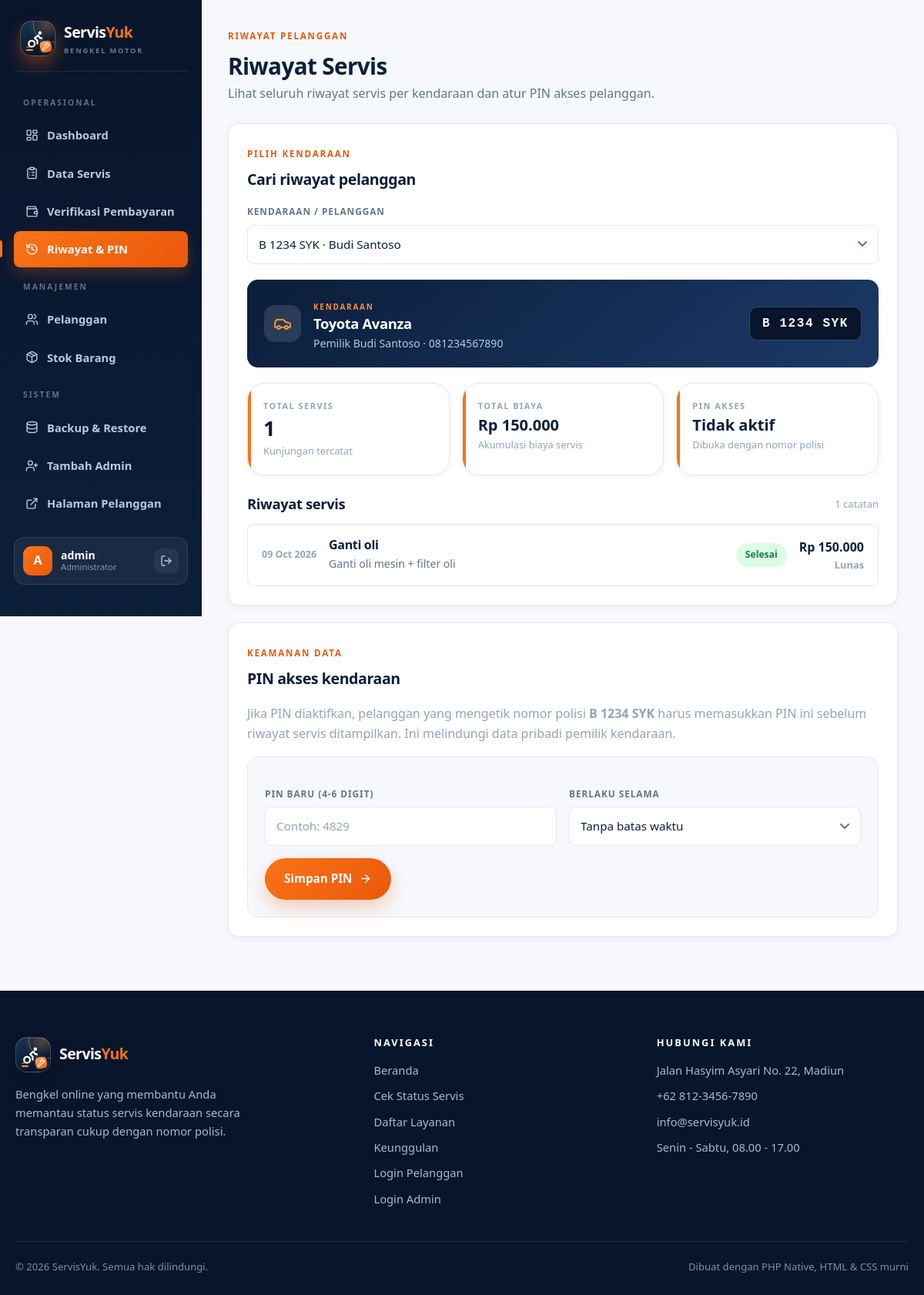
The app's page /backend/admin/riwayat.php (signed in) with its own data.
### tables this page shows
CREATE TABLE IF NOT EXISTS vehicles (
 id INT UNSIGNED AUTO_INCREMENT PRIMARY KEY,
 customer_id INT UNSIGNED NOT NULL,
 plate_number VARCHAR(20) NOT NULL,
 brand VARCHAR(80) DEFAULT NULL,
 model VARCHAR(80) DEFAULT NULL,
 year SMALLINT UNSIGNED DEFAULT NULL,
 created_at TIMESTAMP DEFAULT CURRENT_TIMESTAMP,
 UNIQUE KEY unique_plate_number (plate_number),
 CONSTRAINT fk_vehicles_customer FOREIGN KEY (customer_id) REFERENCES customers(id) ON DELETE CASCADE
);

CREATE TABLE IF NOT EXISTS customers (
 id INT UNSIGNED AUTO_INCREMENT PRIMARY KEY,
 name VARCHAR(120) NOT NULL,
 phone VARCHAR(30) DEFAULT NULL,
 email VARCHAR(120) DEFAULT NULL,
 created_at TIMESTAMP DEFAULT CURRENT_TIMESTAMP
);

CREATE TABLE IF NOT EXISTS service_records (
 id INT UNSIGNED AUTO_INCREMENT PRIMARY KEY,
 vehicle_id INT UNSIGNED NOT NULL,
 service_type_id INT UNSIGNED DEFAULT NULL,
 description TEXT DEFAULT NULL,
 status ENUM('Menunggu Pemeriksaan','Sedang Diperbaiki','Menunggu Suku Cadang','Selesai','Siap Diambil','Dibatalkan') NOT NULL DEFAULT 'Menunggu Pemeriksaan',
 service_date DATE NOT NULL,
 estimated_done DATETIME DEFAULT NULL,
 cost DECIMAL(12,2) NOT NULL DEFAULT 0,
 completed_at DATETIME DEFAULT NULL,
 created_at TIMESTAMP DEFAULT CURRENT_TIMESTAMP,
 KEY idx_service_records_vehicle (vehicle_id),
 KEY idx_service_records_status (status),
 CONSTRAINT fk_service_records_vehicle FOREIGN KEY (vehicle_id) REFERENCES vehicles(id) ON DELETE CASCADE,
 CONSTRAINT fk_service_records_type FOREIGN KEY (service_type_id) REFERENCES service_types(id) ON DELETE SET NULL
);

CREATE TABLE IF NOT EXISTS service_types (
 id INT UNSIGNED AUTO_INCREMENT PRIMARY KEY,
 name VARCHAR(100) NOT NULL,
 description TEXT DEFAULT NULL,
 base_price DECIMAL(12,2) NOT NULL DEFAULT 0,
 created_at TIMESTAMP DEFAULT CURRENT_TIMESTAMP,
 UNIQUE KEY unique_service_type_name (name)
);

CREATE TABLE IF NOT EXISTS payments (
 id INT UNSIGNED AUTO_INCREMENT PRIMARY KEY,
 service_record_id INT UNSIGNED NOT NULL,
 amount DECIMAL(12,2) NOT NULL DEFAULT 0,
 method ENUM('Tunai','Transfer','Kartu','QRIS') NOT NULL DEFAULT 'Tunai',
 status ENUM('Belum Dibayar','Menunggu Verifikasi','Lunas','Ditolak') NOT NULL DEFAULT 'Belum Dibayar',
 paid_at DATETIME DEFAULT NULL,
 proof_path VARCHAR(255) DEFAULT NULL,
 verified_at DATETIME DEFAULT NULL,
 verified_by INT UNSIGNED DEFAULT NULL,
 note VARCHAR(255) DEFAULT NULL,
 created_at TIMESTAMP DEFAULT CURRENT_TIMESTAMP,
 UNIQUE KEY unique_payment_service_record (service_record_id),
 CONSTRAINT fk_payments_service_record FOREIGN KEY (service_record_id) REFERENCES service_records(id) ON DELETE CASCADE
);

### backend/includes/functions.php (called while the page is built, shortened)
<?php
require_once __DIR__ . '/icons.php';
function e(mixed $value): string
{
    return htmlspecialchars((string) ($value ?? ''), ENT_QUOTES | ENT_SUBSTITUTE, 'UTF-8');
}
function rupiah(float|int|string|null $amount): string
{
    return 'Rp ' . number_format((float) $amount, 0, ',', '.');
}
function status_class(string $status): string
{
    return match ($status) {
        'Selesai', 'Siap Diambil', 'Lunas' => 'status-success',
        'Menunggu Pemeriksaan', 'Menunggu Suku Cadang', 'Belum Dibayar' => 'status-pending',
        'Sedang Diperbaiki', 'Menunggu Verifikasi' => 'status-info',
        'Dibatalkan', 'Ditolak', 'Tidak Ditemukan' => 'status-muted',
        default => 'status-info',
    };
}
function vehicle_services(PDO $pdo, int $vehicleId): array
{
    $statement = $pdo->prepare(
        'SELECT sr.id, sr.description, sr.status, sr.service_date, sr.cost,
                sr.estimated_done, sr.completed_at,
                st.name AS service_name,
                p.id AS payment_id, p.status AS payment_status, p.amount AS payment_amount,
                p.proof_path, p.verified_at, p.method AS payment_method
         FROM service_records sr
         LEFT JOIN service_types st ON st.id = sr.service_type_id
         LEFT JOIN payments p ON p.service_record_id = sr.id
         WHERE sr.vehicle_id = :vehicle_id
         ORDER BY sr.service_date DESC, sr.id DESC'
    );
    $statement->execute(['vehicle_id' => $vehicleId]);
    return $statement->fetchAll();
}

### backend/admin/riwayat.php (the view, shortened to what this page needs)
<?php
require_once __DIR__ . '/../includes/functions.php';
$pdo = db();
$vehicles = $pdo->query(
    'SELECT v.id, v.plate_number, v.brand, v.model, c.name AS customer_name, c.phone,
            (SELECT COUNT(*) FROM service_records sr WHERE sr.vehicle_id = v.id) AS service_count,
            (SELECT COUNT(*) FROM service_pins sp
              WHERE sp.vehicle_id = v.id AND (sp.expires_at IS NULL OR sp.expires_at >= CURDATE())) AS has_pin
     FROM vehicles v
     JOIN customers c ON c.id = v.customer_id
     ORDER BY v.plate_number'
)->fetchAll();
$selectedId = (int) ($_GET['vehicle_id'] ?? 0);
$selected = null;
if (!$selected && $vehicles) {
    $selected = $vehicles[0];
    $selectedId = (int) $selected['id'];
}
$services = [];
if ($selected) {
    $services = vehicle_services($pdo, $selectedId);
}
$totalCost = 0.0;
foreach ($services as $service) {
    $totalCost += (float) $service['cost'];
}
$pinInfo = null;
if ($selected) {
    $find = $pdo->prepare(
        'SELECT expires_at FROM service_pins
         WHERE vehicle_id = :vehicle_id
           AND (expires_at IS NULL OR expires_at >= CURDATE())
         LIMIT 1'
    );
    $find->execute(['vehicle_id' => $selectedId]);
    $pinInfo = $find->fetch() ?: null;
}
require __DIR__ . '/../includes/header.php';
?>
<div class="dashboard-shell">
<?php require __DIR__ . '/includes/sidebar.php'; ?>
<div class="dashboard-content">
    <div class="dashboard-topline">
        <div>
            <span class="eyebrow">RIWAYAT PELANGGAN</span>
            <h1>Riwayat Servis</h1>
            <p>Lihat seluruh riwayat servis per kendaraan dan atur PIN akses pelanggan.</p>
        </div>
    </div>
    <section class="admin-section">
        <div class="section-heading">
            <div><span class="eyebrow">PILIH KENDARAAN</span><h2>Cari riwayat pelanggan</h2></div>
        </div>
        <?php if (!$vehicles): ?>
            <div class="empty-state">Belum ada kendaraan terdaftar. Tambahkan pelanggan terlebih dahulu.</div>
        <?php else: ?>
            <form class="filter-bar" method="get">
                <div class="filter-item">
                    <label for="vehicle_id">KENDARAAN / PELANGGAN</label>
                    <select class="text-input" id="vehicle_id" name="vehicle_id" onchange="this.form.submit()">
                        <?php foreach ($vehicles as $vehicle): ?>
                            <option value="<?= (int) $vehicle['id'] ?>" <?= $selectedId === (int) $vehicle['id'] ? 'selected' : '' ?>>
                                <?= e($vehicle['plate_number'] . ' · ' . $vehicle['customer_name']) ?>
                            </option>
                        <?php endforeach; ?>
                    </select>
                </div>
            </form>
            <?php if ($selected): ?>
                <div class="vehicle-card">
                    <div class="vehicle-avatar"><?= icon('car') ?></div>
                    <div class="vehicle-meta">
                        <span>KENDARAAN</span>
                        <h3><?= e(trim(($selected['brand'] ?? '') . ' ' . ($selected['model'] ?? '')) ?: 'Kendaraan pelanggan') ?></h3>
                        <p>Pemilik <?= e($selected['customer_name']) ?><?= $selected['phone'] ? ' · ' . e($selected['phone']) : '' ?></p>
                    </div>
                    <span class="plate-tag"><?= e($selected['plate_number']) ?></span>
                </div>
                <div class="stat-grid" style="grid-template-columns:repeat(auto-fit,minmax(180px,1fr))">
                    <article class="stat-card"><span class="stat-label">TOTAL SERVIS</span><strong><?= count($services) ?></strong><small>Kunjungan tercatat</small></article>
                    <article class="stat-card"><span class="stat-label">TOTAL BIAYA</span><strong class="stat-money"><?= rupiah($totalCost) ?></strong><small>Akumulasi biaya servis</small></article>
                    <article class="stat-card"><span class="stat-label">PIN AKSES</span><strong style="font-size:20px"><?= $pinInfo ? 'Aktif' : 'Tidak aktif' ?></strong><small><?= $pinInfo ? ($pinInfo['expires_at'] ? 'Berlaku s/d ' . e(date('d M Y', strtotime($pinInfo['expires_at']))) : 'Tanpa batas waktu') : 'Dibuka dengan nomor polisi' ?></small></article>
                </div>
                <div class="history-heading"><h3>Riwayat servis</h3><span><?= count($services) ?> catatan</span></div>
                <?php if (!$services): ?>
                    <div class="empty-state">Kendaraan ini belum memiliki catatan servis.</div>
                <?php else: ?>
                    <div class="history-list">
                        <?php foreach ($services as $service): ?>
                            <article class="history-item">
                                <div class="history-date"><?= e(date('d M Y', strtotime($service['service_date']))) ?></div>
                                <div class="history-details">
                                    <h4><?= e($service['service_name'] ?: 'Servis kendaraan') ?></h4>
                                    <p><?= e($service['description'] ?: 'Tidak ada keterangan tambahan.') ?></p>
                                </div>
                                <span class="status-badge <?= status_class($service['status']) ?>"><?= e($service['status']) ?></span>
                                <div class="history-cost"><?= rupiah($service['cost']) ?><small><?= e($service['payment_status'] ?: 'Belum Dibayar') ?></small></div>
                            </article>
                        <?php endforeach; ?>
                    </div>
                <?php endif; ?>
            <?php endif; ?>
        <?php endif; ?>
    </section>
    <?php if ($selected): ?>
    <section class="admin-section">
        <div class="section-heading">
            <div><span class="eyebrow">KEAMANAN DATA</span><h2>PIN akses kendaraan</h2></div>
        </div>
        <p class="text-muted" style="margin-bottom:16px">
            Jika PIN diaktifkan, pelanggan yang mengetik nomor polisi <strong><?= e($selected['plate_number']) ?></strong>
            harus memasukkan PIN ini sebelum riwayat servis ditampilkan. Ini melindungi data pribadi pemilik kendaraan.
        </p>
        <form class="admin-form form-card" method="post">
            <div class="form-grid">
                <div>
                    <label>PIN BARU (4-6 DIGIT)</label>
                    <input class="text-input" name="pin" inputmode="numeric" pattern="\d{4,6}" maxlength="6" placeholder="Contoh: 4829" required>
                </div>
                <div>
                    <label>BERLAKU SELAMA</label>
                    <select class="text-input" name="pin_days">
                        <option value="0">Tanpa batas waktu</option>
                    </select>
                </div>
            </div>
            <button class="button button-primary" type="submit" name="action" value="set_pin">Simpan PIN <?= icon('arrow-right') ?></button>
        </form>
    </section>
    <?php endif; ?>
</div>
</div>
<?php require __DIR__ . '/../includes/footer.php'; ?>

### records on screen
vehicles: brand+model "Toyota Avanza", plate_number "B 1234 SYK"
customers: name "Budi Santoso", phone "081234567890"
service_records: service_date "09 Oct 2026", service_type.name "Ganti oli", description "Ganti oli mesin + filter oli", status "Selesai", cost "Rp 150.000", payments.status "Lunas"

### other values on screen
$label "OPERASIONAL"
$item[2] "Dashboard"
$item[2] "Data Servis"
$item[2] "Verifikasi Pembayaran"
$item[2] "Riwayat & PIN"
$label "MANAJEMEN"
$item[2] "Pelanggan"
$item[2] "Stok Barang"
$label "SISTEM"
$item[2] "Backup & Restore"
$item[2] "Tambah Admin"
$item[2] "Halaman Pelanggan"
$adminInitial "A"
$adminName "admin"
count($services) "1"
